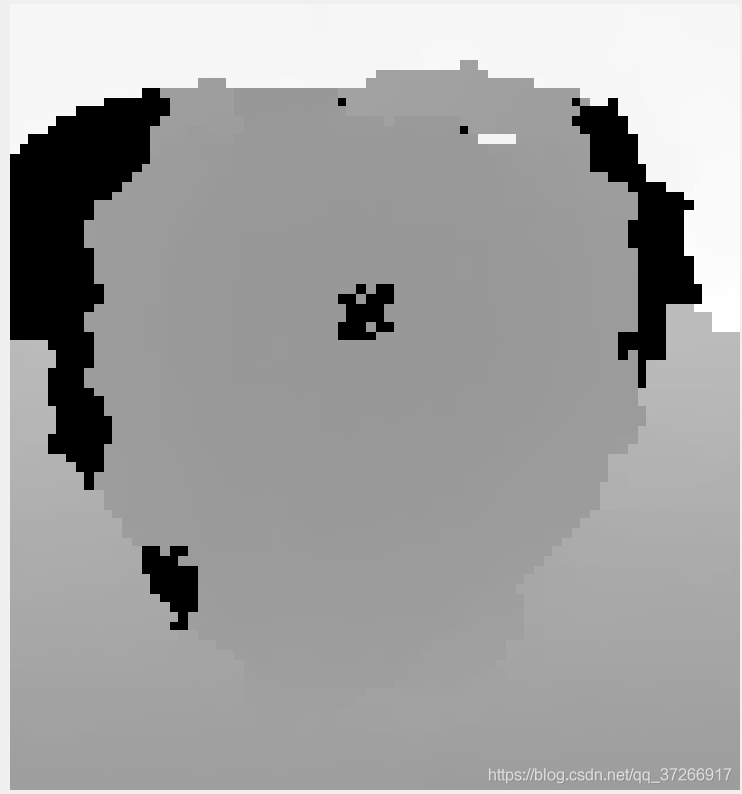
#> input picture 2.png, 742 x 794 px
$ python point_cloud.py
#> lines starting #> are read from the running program, lines starting #| are printed output that depends on the picture
import matplotlib.pyplot as plt
import matplotlib.image as mpimg
from mpl_toolkits.mplot3d import Axes3D
import numpy as np
from PIL import Image
from time import time

#############################
# Hit Test Run to Visualize #
#############################

# Read in the image and depth map as seperate assets
image_location = '1.png'
depth_map_location = '2.png'

# Load in the images
depth_map = Image.open(depth_map_location)   # Open image as PIL image object
#> depth_map is the input picture: PIL image 742x794 RGBA; mean R, G, B, A 160.5, 160.5, 160.5, 255
image = mpimg.imread(image_location)
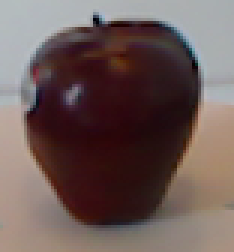
#> input picture 1.png, 78 x 84 px (shown 3 times larger)
#> image is the input picture: shape (84, 78, 3) float32; mean R, G, B 0.425, 0.352, 0.342
depth_map = depth_map.resize((image.shape[1],image.shape[0]))
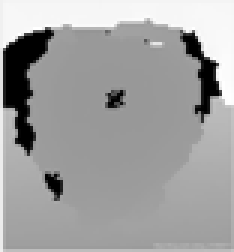
#> depth_map: PIL image 78x84 RGBA (shown 3 times larger); mean R, G, B, A 160.6, 160.6, 160.6, 255
depth_map=np.asarray(depth_map)

start_time = time()
fig = plt.figure()
ax = fig.add_subplot(111, projection='3d')
print(depth_map.shape)
#| (84, 78, 4)
rows, cols, etst = depth_map.shape
#> rows = 84; cols = 78; etst = 4

# Send pixels not correctly mapped to the back
# Use 1.1 to send the poorly mapped pixels back 10 percent
# farther than the farthest correctly mapped point
max_val = depth_map.max() * 1.1
#> max_val = 280.5

count = 0

# Cut down pixels for time purpose
# Computations need to be under 30s
pixel_cut = 4
point_num = int(rows/pixel_cut+1) * int(cols/pixel_cut+1)
#> point_num = 440

# Iterate thorugh all the pixels
for x in range(cols):
    for y in range(rows):
        if (x % pixel_cut == 0 and y % pixel_cut == 0):

            # Count points done
            count+=1

            # TODO
            # Get point color for pixel
            # Format as tuple: (R,G,B)
            pixel_color = ([image[y,x,0],image[y,x,1],image[y,x,2]])
            print(round(count*100/point_num))

            # TODO
            # Get point depth for each particle
            depth = depth_map[y,x]

            # Send points not correctly mapped to the back
#> (the run stopped early here; a loop or call above may not have finished)
